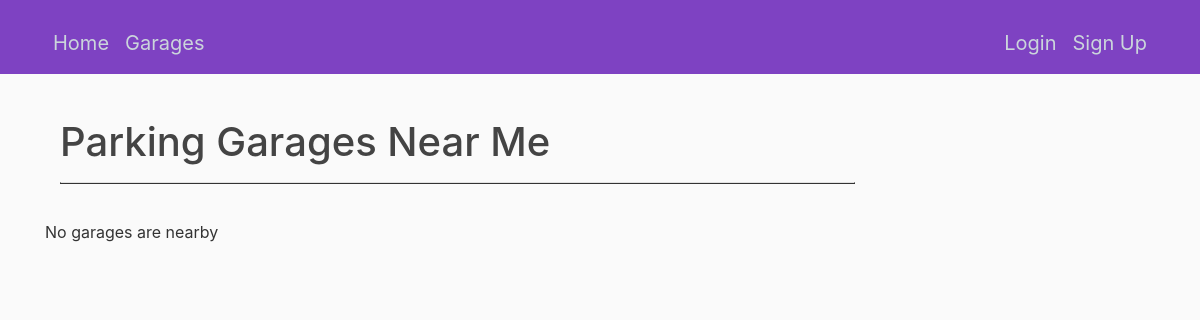
/parkview/, run on an earlier commit of the app's database.
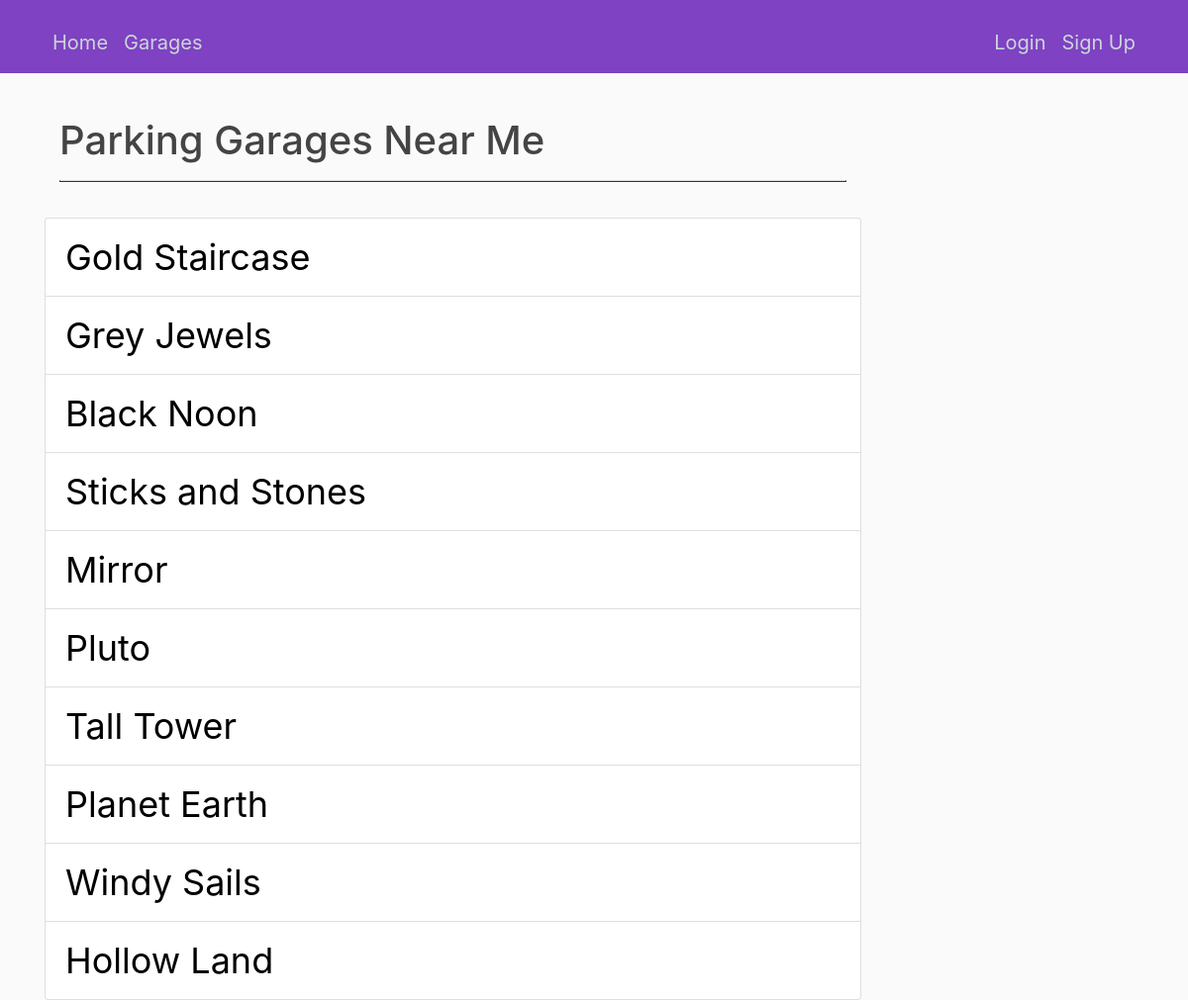
And on a later commit of the database.
### parkview/models.py (models this page shows, shortened)
class ParkingGarage(models.Model):
    name     = models.CharField(max_length=30)
    street   = models.CharField(max_length=100)
    city     = models.CharField(max_length=100)
    country  = models.CharField(max_length=25)
    zip_code = models.IntegerField()
    floors   = models.IntegerField()
    price    = models.IntegerField()

### parkview/views.py (the view)
# urls.py: path('', views.GaragesView.as_view(), name='garages'),
class GaragesView(generic.ListView):
    template_name = 'parkview/garages.html'
    context_object_name = 'nearby_garages'
    def get_queryset(self):
        return getattr(ParkingGarage, 'objects').all()[:10]

### parkview/templates/parkview/garages.html
{% extends "accounts/base.html" %}
{% block content %}
<div class="container jumbo">
<h1>Parking Garages Near Me</h1>
<hr class="break brk">
</div>
{% if nearby_garages %}
    <ul class="list-group">
    {% for garage in nearby_garages %}
        <li class="list-group-item list-group-item-action garages-text option-btn">
            <a class="stretched-link text-decoration-none" href="{% url 'parkview:spots' garage.id %}">{{ garage.name }}</a>
        </li>
    {% endfor %}
    </ul>
{% else %}
    <p>No garages are nearby</p>
{% endif %}
{% endblock content %}

### accounts/templates/accounts/base.html (shortened to what this page needs)
{% load static %}
<!DOCTYPE html>
<html lang="en">
<head>
    <link rel="stylesheet" href="https://stackpath.bootstrapcdn.com/bootstrap/4.4.1/css/bootstrap.min.css">
    <link rel="stylesheet" href="{% static 'accounts/main.css' %}">
</head>
<body>
    <header class="site-header">
        <nav class="navbar navbar-expand-md navbar-dark bg-steel fixed-top">
            <div class="container">
                <div class="collapse navbar-collapse" id="navbarToggle">
                    <div class="navbar-nav mr-auto">
                        <a class="nav-item nav-link" href="{% url 'accounts:home' %}">Home</a>
                        <a class="nav-item nav-link" href="{% url 'parkview:garages' %}">Garages</a>
                    </div>
                    <div class="navbar-nav">
                        {% if user.is_authenticated %}
                        <a class="nav-item nav-link" href="{% url 'accounts:account-info' %}">Account</a>
                        <a class="nav-item nav-link" href="{% url 'accounts:logout' %}">Logout</a>
                        {% else %}
                        <a class="nav-item nav-link {{ login_page }}" href="{% url 'accounts:login' %}">Login</a>
                        <a class="nav-item nav-link {{ create_page }}" href="{% url 'accounts:signup' %}">Sign Up</a>
                        {% endif %}
                    </div>
                </div>
            </div>
        </nav>
    </header>
    <main role="main" class="container">
        <div class="row">
            <div class="col-lg-9 col-md-15">
                {% block content %}{% endblock %}
            </div>
            <div class="col-lg-3 col-md-15">
            </div>
        </div>
    </main>
</body>
</html>

### accounts/static/accounts/main.css (style rules this page uses)
body { background: #fafafa; color: #333333; margin-top: 5rem; }
h1, h2, h3, h4, h5, h6 { color: #444444; }
ul { margin: 0; }
.bg-steel { background-color: #7e42c2; padding-top: 20px; }
.site-header .navbar-nav .nav-link { color: #cbd5db; font-size: 20px; }
.jumbo { padding-top: 38px; padding-bottom: 20px; }
.brk { display: block; border-style: solid; border-width: 1.8px; }
.garages-text { font-size: 36px; }
.option-btn a { color: black; }

What changed in the data, as far as the page shows it:
added ParkingGarage: name "Gold Staircase"
added ParkingGarage: name "Grey Jewels"
added ParkingGarage: name "Black Noon"
added ParkingGarage: name "Sticks and Stones"
added ParkingGarage: name "Mirror"
added ParkingGarage: name "Pluto"
added ParkingGarage: name "Tall Tower"
added ParkingGarage: name "Planet Earth"
added ParkingGarage: name "Windy Sails"
added ParkingGarage: name "Hollow Land"
Also different on the page:
text no longer shown: "No garages are nearby"
